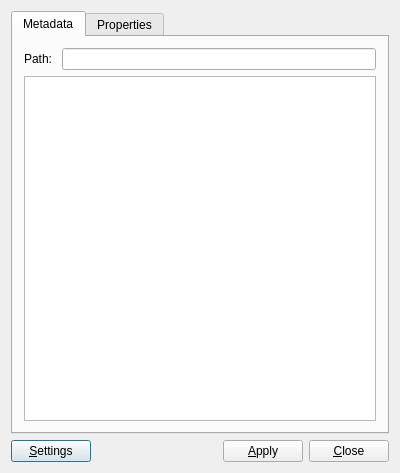
<?xml version="1.0" encoding="UTF-8"?>
<ui version="4.0">
 <class>MetadataDialog</class>
 <widget class="QDialog" name="MetadataDialog">
  <property name="geometry">
   <rect>
    <x>0</x>
    <y>0</y>
    <width>400</width>
    <height>473</height>
   </rect>
  </property>
  <property name="windowTitle">
   <string>Track Properties</string>
  </property>
  <layout class="QGridLayout" name="gridLayout_1">
   <item row="0" column="0">
    <widget class="QTabWidget" name="tabWidget">
     <property name="currentIndex">
      <number>0</number>
     </property>
     <widget class="QWidget" name="tab_meta">
      <attribute name="title">
       <string>Metadata</string>
      </attribute>
      <layout class="QGridLayout" name="gridLayout_2">
       <item row="0" column="0">
        <layout class="QHBoxLayout" name="horizontalLayout">
         <item>
          <widget class="QLabel" name="label">
           <property name="text">
            <string>Path: </string>
           </property>
          </widget>
         </item>
         <item>
          <widget class="QLineEdit" name="lineEditPath">
           <property name="enabled">
            <bool>true</bool>
           </property>
          </widget>
         </item>
        </layout>
       </item>
       <item row="1" column="0">
        <widget class="QTableView" name="tableViewMeta"/>
       </item>
      </layout>
     </widget>
     <widget class="QWidget" name="tab_props">
      <attribute name="title">
       <string>Properties</string>
      </attribute>
      <layout class="QGridLayout" name="gridLayout_3">
       <item row="0" column="0">
        <widget class="QTableView" name="tableViewProps"/>
       </item>
      </layout>
     </widget>
    </widget>
   </item>
   <item row="1" column="0">
    <layout class="QHBoxLayout" name="DialogButtonBox">
     <item>
      <widget class="QPushButton" name="btnSettings">
       <property name="text">
        <string>&amp;Settings</string>
       </property>
       <property name="icon">
        <iconset theme="configure">
         <normaloff>.</normaloff>.</iconset>
       </property>
      </widget>
     </item>
     <item>
      <spacer name="horizontalSpacer">
       <property name="orientation">
        <enum>Qt::Horizontal</enum>
       </property>
       <property name="sizeHint" stdset="0">
        <size>
         <width>40</width>
         <height>20</height>
        </size>
       </property>
      </spacer>
     </item>
     <item>
      <widget class="QPushButton" name="btnApply">
       <property name="enabled">
        <bool>true</bool>
       </property>
       <property name="text">
        <string>&amp;Apply</string>
       </property>
       <property name="icon">
        <iconset theme="dialog-ok">
         <normaloff>.</normaloff>.</iconset>
       </property>
      </widget>
     </item>
     <item>
      <widget class="QPushButton" name="btnClose">
       <property name="text">
        <string>&amp;Close</string>
       </property>
       <property name="icon">
        <iconset theme="dialog-close">
         <normaloff>.</normaloff>.</iconset>
       </property>
      </widget>
     </item>
    </layout>
   </item>
  </layout>
 </widget>
 <layoutdefault spacing="6" margin="11"/>
 <resources/>
 <connections/>
</ui>
